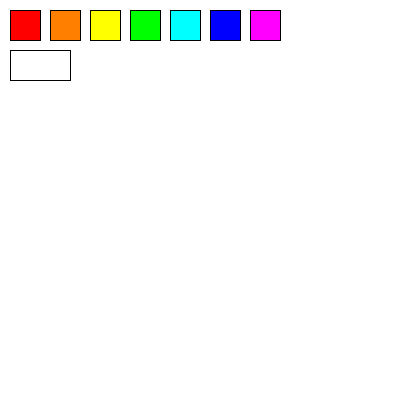
Frame 1 (no input)
Frame 60 (the mouse pressed at the canvas centre just before this capture): identical to frame 1, image omitted
Frame 120 (the mouse held since frame 60 and released just before this capture): identical to frame 1, image omitted

The Processing sketch that drew this single still picture (run headless with seeded random() and noise(); from frame 60 on, the mouse is pressed at the canvas centre):

// Processing sketch: Rainbow_Button
// ── Rainbow_Button.pde


void setup(){
  size (400,400);
  background(255);
  stroke(1);
}

void draw(){
  //red
  fill(255,0,0);
  rect(10, 10, 30, 30);
  //orange
  fill(255,128,0);
  rect(50, 10, 30, 30);
  //gul
  fill(255,255,0);
  rect(90, 10, 30, 30);
  //green
  fill(0,255,0);
  rect(130, 10, 30, 30);
  //cyan
  fill(0,255,255);
  rect(170, 10, 30, 30);
  //blue
  fill(0,0,255);
  rect(210, 10, 30, 30);
  //pink
  fill(255,0,255);
  rect(250, 10, 30, 30);
  fill(255);

  if (10 <= mouseX && mouseX <= 40  && 10 <= mouseY && mouseY <= 40){
    fill(255, 0, 0); //red
  } else if (50 <= mouseX && mouseX <= 80  && 10 <= mouseY && mouseY <= 40){
    fill(255, 128, 0); //orange
  } else if (90 <= mouseX && mouseX <= 120  && 10 <= mouseY && mouseY <= 40){
    fill(255, 255, 0); //yellow
  } else if (130 <= mouseX && mouseX <= 160  && 10 <= mouseY && mouseY <= 40){
    fill(0, 255, 0); //green
  } else if (170 <= mouseX && mouseX <= 200  && 10 <= mouseY && mouseY <= 40){
    fill(0, 255, 255); //cyan
  } else if (210 <= mouseX && mouseX <= 240  && 10 <= mouseY && mouseY <= 40){
    fill(0, 0, 255); //blue
  } else if (250 <= mouseX && mouseX <= 280  && 10 <= mouseY && mouseY <= 40){
    fill(255, 0, 255); //pink
  }
  
  rect(10, 50, 60,30); //Rect we fill.
 
  
}
  
  
  
  
  
